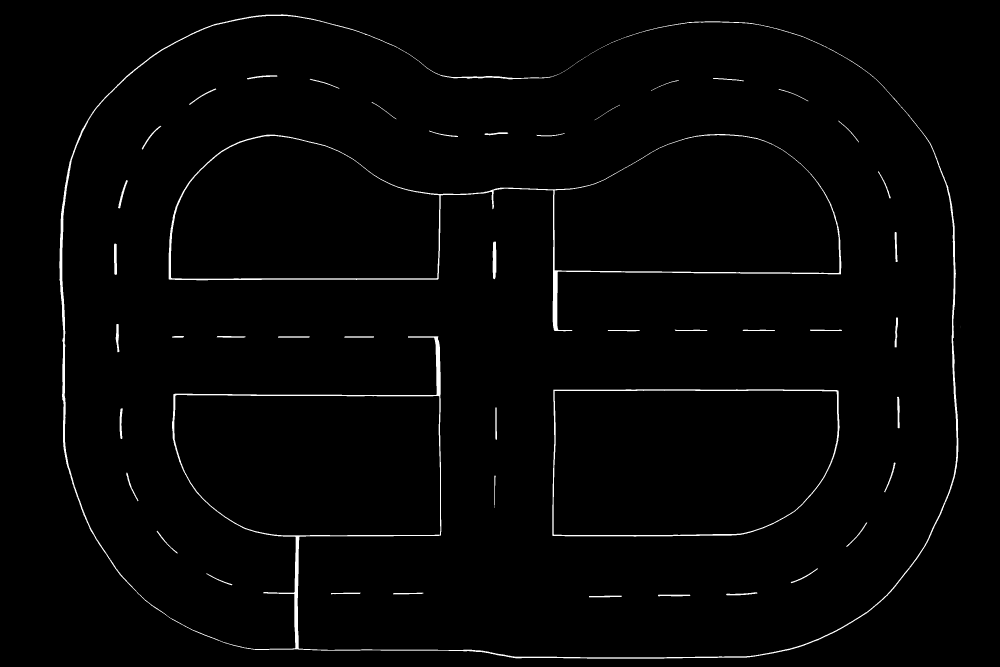
#> input picture WayPoints/track.png, 3000 x 2000 px (shown at 1/3 size)
$ python LoadImage.py   (Python 2 division)   (older library calls are emulated)
#> lines starting #> are read from the running program, lines starting #| are printed output that depends on the picture
import os, sys
#import PIL
import mahotas
import numpy
import pylab
import scipy
from PIL import Image,ImageDraw
from Tkinter import *
from tkFileDialog import askopenfilename
from PIL import Image, Image


print "Reading image to im"
im = Image.open("track.png")
#> im is the input picture: PIL image 3000x2000 RGBA; mean R, G, B, A 3.9, 3.9, 3.9, 255
im = im.resize((900,600),Image.ANTIALIAS);
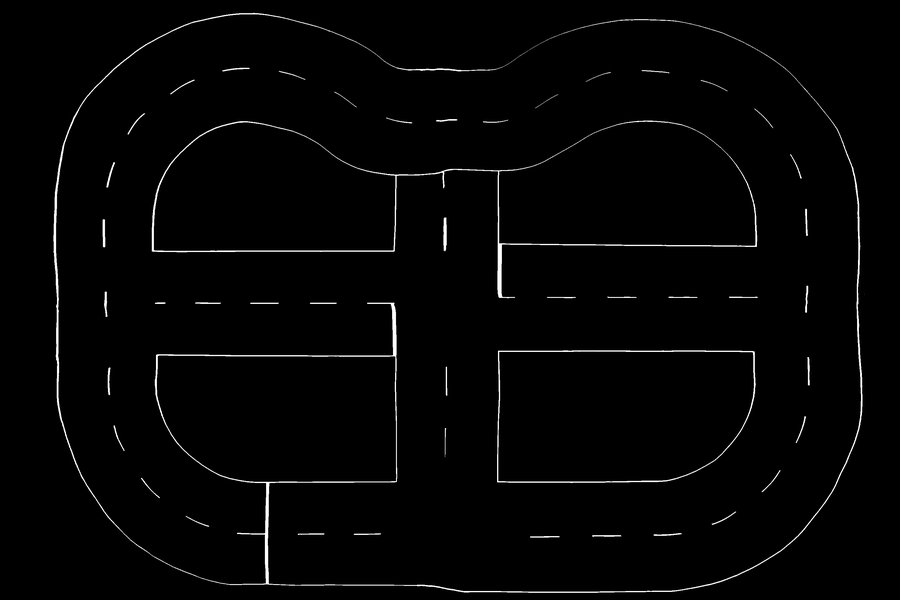
#> im: PIL image 900x600 RGBA; mean R, G, B, A 4.1, 4.1, 4.1, 255; transparent parts drawn white

Image._show(im)

px = []
py = []

def onmouse(event):
    px.append(event.x)
    py.append(event.y)
    return px,py


#===============================================================================
# print 'Reading image from file'
# trackimage = mahotas.imread('track.png')
#
# pylab.imshow(trackimage)
# pylab.show()
#
# Image._show(trackimage)
#===============================================================================
#===============================================================================
# draw = ImageDraw.Draw(trackimage)
# draw.line((100,200,150,300), fill=128)
#===============================================================================
